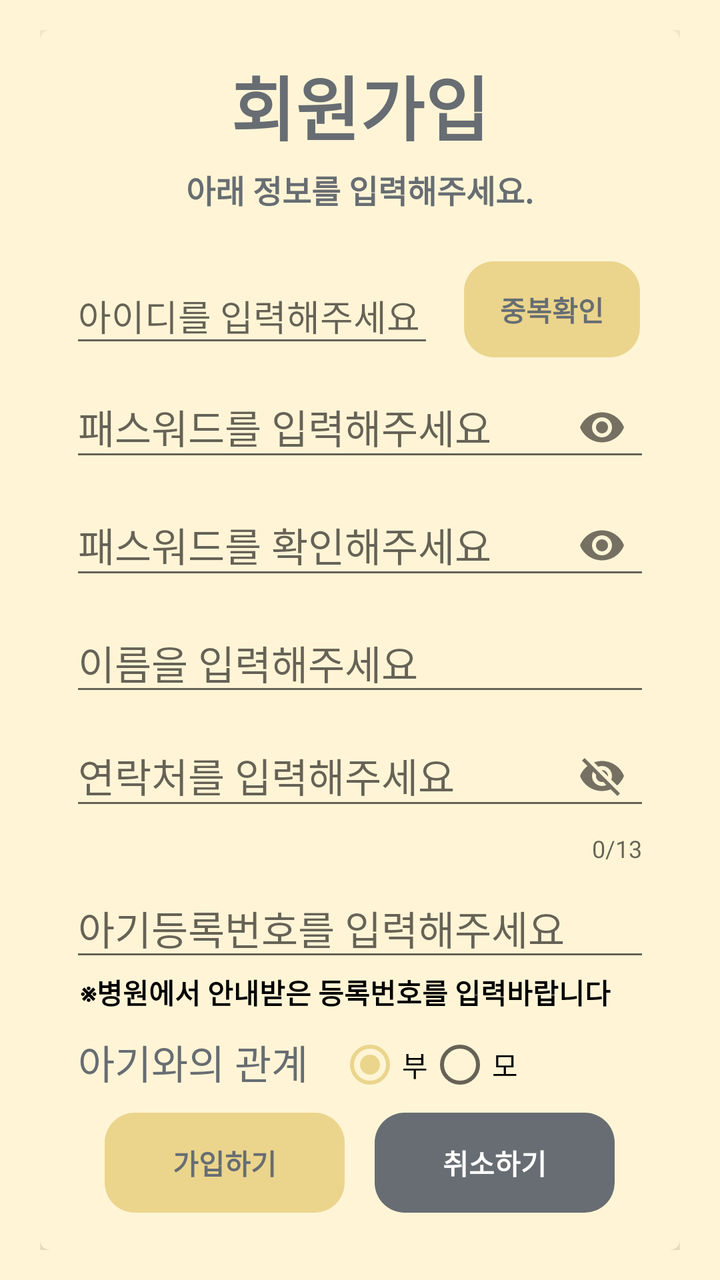
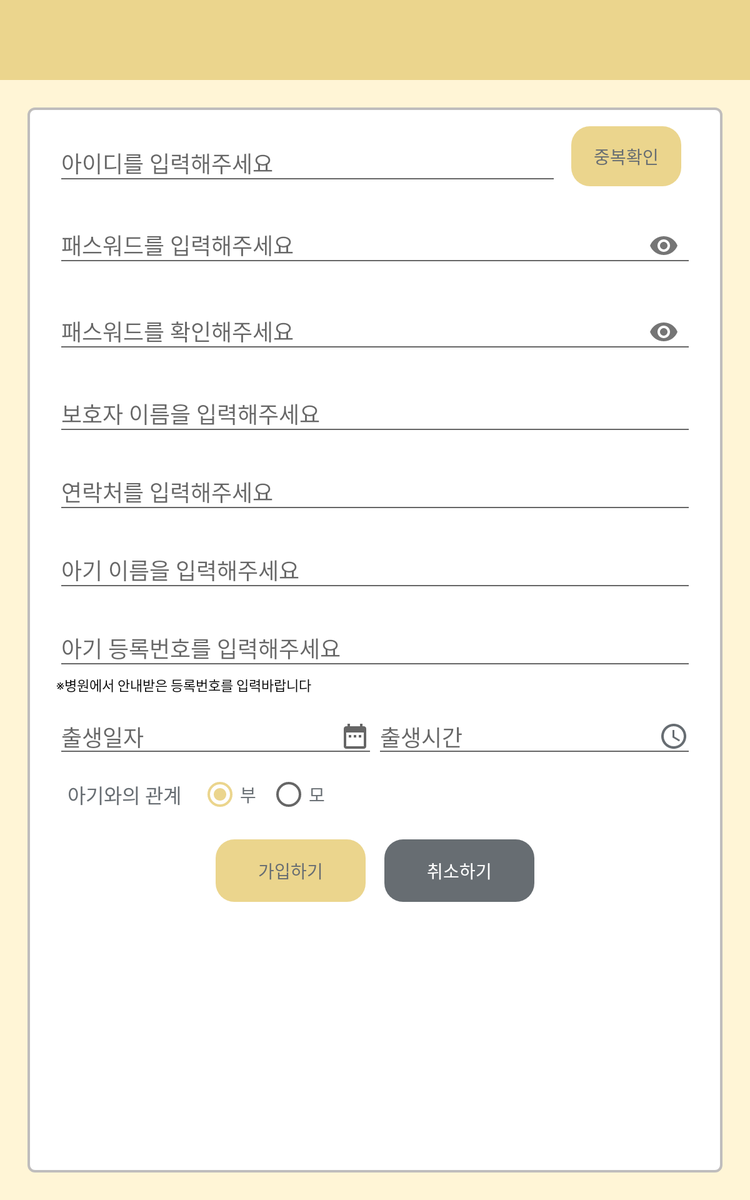

The same Android screen from two of the app's own layout files: first res/layout/ as a phone draws it, then the repository's variant for another configuration, drawn on a device whose configuration selects that folder. Both files follow.
<!-- AndroidManifest.xml: application theme AppTheme -->
<!-- res/layout/activity_register.xml -->
<?xml version="1.0" encoding="utf-8"?>
<RelativeLayout xmlns:android="http://schemas.android.com/apk/res/android"
    xmlns:app="http://schemas.android.com/apk/res-auto"
    xmlns:tools="http://schemas.android.com/tools"
    android:layout_width="match_parent"
    android:layout_height="match_parent"
    android:background="@color/mainColor"
    tools:context=".RegisterActivity">


    <LinearLayout
        android:layout_width="match_parent"
        android:layout_height="match_parent"
        android:layout_marginTop="15dp"
        android:layout_marginLeft="20dp"
        android:layout_marginRight="20dp"
        android:layout_marginBottom="15dp"
        android:orientation="vertical">


        <androidx.cardview.widget.CardView
            android:id="@+id/card_view1"
            android:layout_width="match_parent"
            app:cardBackgroundColor="@color/mainColor"
            android:layout_height="0dp"
            android:layout_weight="1"
            app:cardCornerRadius="5dp"
            app:cardElevation="10dp"
            tools:ignore="MissingConstraints">

            <LinearLayout
                android:layout_width="match_parent"
                android:layout_height="match_parent"
                android:orientation="vertical">

                <TextView
                    android:layout_width="wrap_content"
                    android:layout_height="wrap_content"
                    android:layout_gravity="center"
                    android:layout_marginTop="12dp"
                    android:text="회원가입"
                    android:textColor="@color/mainTextColor"
                    android:textSize="35dp"
                    android:textStyle="bold" />

                <TextView
                    android:layout_width="wrap_content"
                    android:layout_height="wrap_content"
                    android:layout_gravity="center"
                    android:layout_marginTop="5dp"
                    android:text="아래 정보를 입력해주세요."
                    android:textColor="@color/mainTextColor"
                    android:textSize="16dp"
                    android:textStyle="bold" />


                <LinearLayout
                    android:layout_width="match_parent"
                    android:layout_height="wrap_content"
                    android:layout_gravity="center"
                    android:layout_marginTop="20dp"
                    android:orientation="horizontal">

                    <com.google.android.material.textfield.TextInputLayout
                        android:layout_width="0dp"
                        android:layout_height="wrap_content"
                        android:layout_marginLeft="15dp"
                        android:layout_marginRight="15dp"

                        android:layout_weight="1">
                        <com.google.android.material.textfield.TextInputEditText
                            android:id="@+id/userIdEdit"
                            android:layout_width="match_parent"
                            android:layout_height="wrap_content"
                            android:textColorHint="@color/mainTextColor"
                            android:hint="아이디를 입력해주세요"/>


                    </com.google.android.material.textfield.TextInputLayout>


                    <Button
                        android:id="@+id/valiBtn"
                        android:layout_width="wrap_content"
                        android:layout_height="wrap_content"
                        android:layout_gravity="bottom"
                        android:layout_marginEnd="20dp"
                        android:onClick="onClick"
                        android:text="중복확인"
                        android:background="@drawable/ripple_ok_btn"
                        android:textColor="@color/mainTextColor"
                        android:textStyle="bold"
                        android:layout_marginRight="20dp" />

                </LinearLayout>

                <com.google.android.material.textfield.TextInputLayout
                    android:layout_width="match_parent"
                    android:layout_height="wrap_content"
                    android:layout_marginLeft="15dp"
                    android:layout_marginRight="15dp"
                    app:passwordToggleEnabled="true"
                    >
                <com.google.android.material.textfield.TextInputEditText
                    android:id="@+id/passwordEdit"
                    android:layout_width="match_parent"
                    android:layout_height="wrap_content"
                    android:hint="패스워드를 입력해주세요"
                    android:textSize="20sp"
                    android:inputType="textPassword"
                    android:layout_marginTop="10dp"/>
                </com.google.android.material.textfield.TextInputLayout>

                <com.google.android.material.textfield.TextInputLayout
                    android:layout_width="match_parent"
                    android:layout_height="wrap_content"
                    android:layout_marginLeft="15dp"
                    android:layout_marginRight="15dp"
                    app:passwordToggleEnabled="true"
                    >
                    <com.google.android.material.textfield.TextInputEditText
                        android:id="@+id/password2Edit"
                        android:layout_width="match_parent"
                        android:layout_height="wrap_content"
                        android:hint="패스워드를 확인해주세요"
                        android:textSize="20sp"
                        android:inputType="textPassword"
                        android:layout_marginTop="10dp"/>
                </com.google.android.material.textfield.TextInputLayout>

                <EditText
                    android:id="@+id/nameEdit"
                    android:layout_width="match_parent"
                    android:layout_height="wrap_content"
                    android:layout_marginLeft="15dp"
                    android:layout_marginTop="10dp"
                    android:layout_marginRight="15dp"
                    android:hint="이름을 입력해주세요"
                    android:inputType="text"
                    android:textSize="20sp" />

                <com.google.android.material.textfield.TextInputLayout
                    android:layout_width="match_parent"
                    android:layout_height="wrap_content"
                    android:layout_marginLeft="15dp"
                    android:layout_marginRight="15dp"
                    app:counterEnabled="true"
                    app:counterMaxLength="13"
                    app:passwordToggleEnabled="true"
                    >
                    <com.google.android.material.textfield.TextInputEditText
                        android:id="@+id/phoneEdit"
                        android:layout_width="match_parent"
                        android:layout_height="wrap_content"
                        android:hint="연락처를 입력해주세요"
                        android:maxLength="13"
                        android:textSize="20sp"
                        android:inputType="phone"
                        android:layout_marginTop="10dp"/>
                </com.google.android.material.textfield.TextInputLayout>

                <EditText
                    android:id="@+id/babyNumEdit"
                    android:layout_width="match_parent"
                    android:layout_height="wrap_content"
                    android:layout_marginLeft="15dp"
                    android:layout_marginTop="7dp"
                    android:layout_marginRight="15dp"
                    android:hint="아기등록번호를 입력해주세요"
                    android:inputType="number"
                    android:maxLength="13"
                    android:textSize="20sp" />
                <TextView
                    android:layout_width="wrap_content"
                    android:layout_height="wrap_content"
                    android:text="※병원에서 안내받은 등록번호를 입력바랍니다"
                    android:layout_marginStart="20dp"
                    android:textColor="@color/blackColor"
                    android:textStyle="bold"
                    android:layout_marginLeft="20dp" />

                <LinearLayout
                    android:layout_width="match_parent"
                    android:layout_height="wrap_content"
                    android:layout_marginTop="10dp"
                    android:orientation="horizontal">

                    <TextView
                        android:layout_width="wrap_content"
                        android:layout_height="wrap_content"
                        android:text="아기와의 관계"
                        android:textSize="20sp"
                        android:textColor="@color/mainTextColor"
                        android:paddingLeft="4dp"
                        android:layout_marginLeft="15dp"
                        android:layout_marginRight="15dp"/>

                    <RadioGroup
                        android:id="@+id/babyRelationRadioGroup"
                        android:layout_width="wrap_content"
                        android:layout_height="wrap_content"
                        android:orientation="horizontal">

                    <RadioButton
                        android:id="@+id/dadRadio"
                        android:layout_width="wrap_content"
                        android:layout_height="wrap_content"
                        android:checked="true"
                        android:text="부" />

                    <RadioButton
                        android:id="@+id/momRadio"
                        android:layout_width="wrap_content"
                        android:layout_height="wrap_content"
                        android:text="모" />

                    </RadioGroup>

                </LinearLayout>

                <LinearLayout
                    android:layout_width="match_parent"
                    android:layout_height="wrap_content"
                    android:layout_gravity="center"
                    android:layout_marginTop="8dp"
                    android:gravity="center"
                    android:orientation="horizontal">

                    <Button
                        android:id="@+id/registerBtn"
                        android:text="가입하기"
                        android:background="@drawable/ripple_ok_btn"
                        android:textColor="@color/mainTextColor"
                        android:textStyle="bold"
                        android:layout_marginRight="20dp"
                        android:onClick="onClick"
                        android:layout_width="120dp"
                        android:layout_height="50dp"
                        android:layout_marginEnd="15dp" />

                    <Button
                        android:id="@+id/cancelBtn"
                        android:text="취소하기"
                        android:background="@drawable/ripple_cancel_btn"
                        android:textColor="@color/whiteColor"
                        android:onClick="onClick"
                        android:textStyle="bold"
                        android:layout_width="120dp"
                        android:layout_height="50dp"/>
                </LinearLayout>

           </LinearLayout>

        </androidx.cardview.widget.CardView>

    </LinearLayout>


</RelativeLayout>
<!-- resources referenced by this layout -->
<resources>
  <color name="blackColor">#000000</color>
  <color name="mainColor">#fff5d6</color>
  <color name="mainTextColor">#676d72</color>
  <color name="whiteColor">#ffffff</color>
  <!-- drawable ripple_cancel_btn (drawable) -->
  <?xml version="1.0" encoding="utf-8"?>
  <ripple xmlns:android="http://schemas.android.com/apk/res/android"
      xmlns:tools="http://schemas.android.com/tools"
      android:color="@color/colorAccent"
      tools:targetApi="lollipop"> 
  
  
      <item android:id="@android:id/mask">
          <shape android:shape="rectangle">
              <solid android:color="@color/colorAccent" />
              <corners android:radius="15dp" />
          </shape>
      </item>
  
      <item android:id="@android:id/background">
          <shape android:shape="rectangle">
              <gradient
                  android:angle="90"
                  android:endColor="@color/mainTextColor"
                  android:startColor="@color/mainTextColor"
                  android:type="linear" />
              <corners android:radius="100dp"/>
          </shape>
      </item>
  </ripple>
  <!-- drawable ripple_ok_btn (drawable) -->
  <?xml version="1.0" encoding="utf-8"?>
  <ripple xmlns:android="http://schemas.android.com/apk/res/android"
      xmlns:tools="http://schemas.android.com/tools"
      android:color="@color/colorAccent"
      tools:targetApi="lollipop"> 
  
  
      <item android:id="@android:id/mask">
          <shape android:shape="rectangle">
              <solid android:color="@color/colorAccent" />
              <corners android:radius="15dp" />
          </shape>
      </item>
  
      <item android:id="@android:id/background">
          <shape android:shape="rectangle">
              <gradient
                  android:angle="90"
                  android:endColor="@color/mainAccentColor"
                  android:startColor="@color/mainAccentColor"
                  android:type="linear" />
              <corners android:radius="15dp"/>
          </shape>
      </item>
  </ripple>
  <style name="AppTheme" parent="Theme.AppCompat.Light.NoActionBar">
          
          <item name="colorPrimary">@color/colorPrimary</item>
          <item name="colorPrimaryDark">@color/colorPrimaryDark</item>
          <item name="colorAccent">@color/colorAccent</item>
  
          <item name="android:textViewStyle">@style/TextViewStyle</item>
          <item name="android:buttonStyle">@style/ButtonStyle</item>
          <item name="android:editTextStyle">@style/EditTextStyle</item>
          <item name="android:radioButtonStyle">@style/RadioButtonStyle</item>
          <item name="android:checkboxStyle">@style/CheckboxStyle</item>
      </style>
  <color name="colorAccent">#ebd58d</color>
  <color name="mainAccentColor">#ebd58d</color>
  <color name="colorPrimary">#fff5d6</color>
  <color name="colorPrimaryDark">#ebd58d</color>
  <style name="TextViewStyle" parent="@android:style/Widget.DeviceDefault.TextView">
          <item name="android:fontFamily">@font/jalnan</item>
      </style>
  <style name="ButtonStyle" parent="@android:style/Widget.DeviceDefault.Button.Borderless">
          <item name="android:fontFamily">@font/jalnan</item>
      </style>
  <style name="EditTextStyle" parent="@android:style/Widget.DeviceDefault.EditText">
          <item name="android:fontFamily">@font/jalnan</item>
      </style>
  <style name="RadioButtonStyle" parent="@android:style/Widget.DeviceDefault.CompoundButton.RadioButton">
          <item name="android:fontFamily">@font/jalnan</item>
      </style>
  <style name="CheckboxStyle" parent="@android:style/Widget.DeviceDefault.CompoundButton.CheckBox">
          <item name="android:fontFamily">@font/jalnan</item>
      </style>
</resources>
<!-- res/layout-h740dp/activity_register.xml (the repository's variant of the layout above) -->
<!-- drawn on a 7-inch tablet held upright -->
<?xml version="1.0" encoding="utf-8"?>
<LinearLayout xmlns:android="http://schemas.android.com/apk/res/android"
    xmlns:app="http://schemas.android.com/apk/res-auto"
    xmlns:tools="http://schemas.android.com/tools"
    android:layout_width="match_parent"
    android:layout_height="match_parent"
    android:background="@color/mainColor"
    android:orientation="vertical"
    tools:context=".RegisterActivity">

    <include
        android:id="@+id/toolbarTab"
        layout="@layout/item_toolbar"
        android:layout_width="match_parent"
        android:layout_height="wrap_content" />


    <LinearLayout
        android:layout_width="match_parent"
        android:layout_height="match_parent"
        android:layout_margin="20dp"
        android:background="@drawable/border_edit"
        android:orientation="vertical"
        android:padding="15dp">


        <LinearLayout
            android:layout_width="match_parent"
            android:layout_height="wrap_content"
            android:gravity="center"
            android:orientation="horizontal">

            <com.google.android.material.textfield.TextInputLayout
                android:layout_width="0dp"
                android:layout_height="wrap_content"
                android:layout_marginLeft="10dp"
                android:layout_marginRight="10dp"
                android:layout_weight="1">

                <com.google.android.material.textfield.TextInputEditText
                    android:id="@+id/userIdEdit"
                    android:layout_width="match_parent"
                    android:layout_height="wrap_content"
                    android:inputType="text"
                    android:hint="아이디를 입력해주세요"
                    android:imeOptions="actionNext"
                    android:textColorHint="@color/mainTextColor" />
            </com.google.android.material.textfield.TextInputLayout>

            <Button
                android:id="@+id/valiBtn"
                android:layout_width="wrap_content"
                android:layout_height="wrap_content"
                android:layout_marginEnd="20dp"
                android:layout_marginRight="20dp"
                android:background="@drawable/ripple_ok_btn"
                android:onClick="onClick"
                android:text="중복확인"
                android:textColor="@color/mainTextColor" />

        </LinearLayout>

        <com.google.android.material.textfield.TextInputLayout
            android:layout_width="match_parent"
            android:layout_height="wrap_content"
            android:layout_marginLeft="10dp"
            android:layout_marginTop="10dp"
            android:layout_marginRight="10dp"
            app:passwordToggleEnabled="true">

            <com.google.android.material.textfield.TextInputEditText
                android:id="@+id/passwordEdit"
                android:layout_width="match_parent"
                android:layout_height="wrap_content"
                android:hint="패스워드를 입력해주세요"
                android:imeOptions="actionNext"
                android:inputType="textPassword" />
        </com.google.android.material.textfield.TextInputLayout>

        <com.google.android.material.textfield.TextInputLayout
            android:layout_width="match_parent"
            android:layout_height="wrap_content"
            android:layout_marginLeft="10dp"
            android:layout_marginTop="10dp"
            android:layout_marginRight="10dp"
            app:passwordToggleEnabled="true">

            <com.google.android.material.textfield.TextInputEditText
                android:id="@+id/password2Edit"
                android:layout_width="match_parent"
                android:layout_height="wrap_content"
                android:hint="패스워드를 확인해주세요"
                android:imeOptions="actionNext"
                android:inputType="textPassword" />
        </com.google.android.material.textfield.TextInputLayout>

        <com.google.android.material.textfield.TextInputLayout
            android:layout_width="match_parent"
            android:layout_height="wrap_content"
            android:layout_marginLeft="10dp"
            android:layout_marginTop="10dp"
            android:layout_marginRight="10dp">

            <com.google.android.material.textfield.TextInputEditText
                android:id="@+id/nameEdit"
                android:layout_width="match_parent"
                android:layout_height="wrap_content"
                android:hint="보호자 이름을 입력해주세요"
                android:imeOptions="actionNext"
                android:inputType="text" />
        </com.google.android.material.textfield.TextInputLayout>


        <com.google.android.material.textfield.TextInputLayout
            android:layout_width="match_parent"
            android:layout_height="wrap_content"
            android:layout_marginLeft="10dp"
            android:layout_marginTop="10dp"
            android:layout_marginRight="10dp">

            <com.google.android.material.textfield.TextInputEditText
                android:id="@+id/phoneEdit"
                android:layout_width="match_parent"
                android:layout_height="wrap_content"
                android:hint="연락처를 입력해주세요"
                android:imeOptions="actionNext"
                android:inputType="phone"
                android:maxLength="13" />
        </com.google.android.material.textfield.TextInputLayout>

        <com.google.android.material.textfield.TextInputLayout
            android:layout_width="match_parent"
            android:layout_height="wrap_content"
            android:layout_marginLeft="10dp"
            android:layout_marginTop="10dp"
            android:layout_marginRight="10dp">

            <com.google.android.material.textfield.TextInputEditText
                android:id="@+id/babyNameEdit"
                android:layout_width="match_parent"
                android:layout_height="wrap_content"
                android:hint="아기 이름을 입력해주세요"
                android:imeOptions="actionNext"
                android:inputType="text" />
        </com.google.android.material.textfield.TextInputLayout>

        <com.google.android.material.textfield.TextInputLayout
            android:layout_width="match_parent"
            android:layout_height="wrap_content"
            android:layout_marginLeft="10dp"
            android:layout_marginTop="10dp"
            android:layout_marginRight="10dp">

            <com.google.android.material.textfield.TextInputEditText
                android:id="@+id/babyNumEdit"
                android:layout_width="match_parent"
                android:layout_height="wrap_content"
                android:hint="아기 등록번호를 입력해주세요"
                android:imeOptions="actionNext"
                android:inputType="number"
                android:maxLength="13" />
        </com.google.android.material.textfield.TextInputLayout>

        <TextView
            android:layout_width="wrap_content"
            android:layout_height="wrap_content"
            android:layout_marginStart="10dp"
            android:layout_marginLeft="10dp"
            android:text="※병원에서 안내받은 등록번호를 입력바랍니다"
            android:textColor="@color/blackColor"
            android:textSize="11sp" />


        <LinearLayout
            android:layout_width="match_parent"
            android:layout_height="wrap_content"
            android:layout_marginLeft="10dp"
            android:layout_marginTop="10dp"
            android:layout_marginRight="10dp"
            android:orientation="horizontal"
            android:weightSum="2">

            <EditText
                android:id="@+id/babyBirthDate"
                android:layout_width="0dp"
                android:layout_height="wrap_content"
                android:layout_weight="1"
                android:drawableRight="@drawable/ic_baseline_date_range_24"
                android:imeOptions="actionNext"
                android:hint="출생일자" />

            <EditText
                android:id="@+id/babyBirthTime"
                android:layout_width="0dp"
                android:layout_height="wrap_content"
                android:layout_weight="1"
                android:drawableRight="@drawable/ic_baseline_access_time_24"
                android:imeOptions="actionDone"
                android:hint="출생시간" />
        </LinearLayout>


        <LinearLayout
            android:layout_width="match_parent"
            android:layout_height="wrap_content"
            android:layout_marginTop="10dp"
            android:gravity="center_vertical"
            android:orientation="horizontal">

            <TextView
                android:layout_width="wrap_content"
                android:layout_height="wrap_content"
                android:layout_marginLeft="15dp"
                android:layout_marginRight="15dp"
                android:paddingLeft="4dp"
                android:text="아기와의 관계"
                android:textColor="@color/mainTextColor"
                android:textSize="16sp" />

            <RadioGroup
                android:id="@+id/babyRelationRadioGroup"
                android:layout_width="wrap_content"
                android:layout_height="wrap_content"
                android:orientation="horizontal">

                <RadioButton
                    android:id="@+id/dadRadio"
                    android:layout_width="wrap_content"
                    android:layout_height="wrap_content"
                    android:checked="true"
                    android:text="부"
                    android:textColor="@color/mainTextColor" />

                <RadioButton
                    android:id="@+id/momRadio"
                    android:layout_width="wrap_content"
                    android:layout_height="wrap_content"
                    android:layout_marginStart="10dp"
                    android:layout_marginLeft="10dp"
                    android:text="모"
                    android:textColor="@color/mainTextColor" />

            </RadioGroup>

        </LinearLayout>

        <LinearLayout
            android:layout_width="match_parent"
            android:layout_height="wrap_content"
            android:layout_gravity="center"
            android:layout_marginTop="20dp"
            android:gravity="center"
            android:orientation="horizontal">

            <Button
                android:id="@+id/registerBtn"
                android:layout_width="120dp"
                android:layout_height="50dp"
                android:layout_marginEnd="15dp"
                android:layout_marginRight="20dp"
                android:background="@drawable/ripple_ok_btn"
                android:onClick="onClick"
                android:text="가입하기"
                android:textColor="@color/mainTextColor" />

            <Button
                android:id="@+id/cancelBtn"
                android:layout_width="120dp"
                android:layout_height="50dp"
                android:background="@drawable/ripple_cancel_btn"
                android:onClick="onClick"
                android:text="취소하기"
                android:textColor="@color/whiteColor" />
        </LinearLayout>

    </LinearLayout>


</LinearLayout>
<!-- res/layout/item_toolbar.xml (included above) -->
<?xml version="1.0" encoding="utf-8"?>
<com.google.android.material.appbar.AppBarLayout xmlns:android="http://schemas.android.com/apk/res/android"
    xmlns:app="http://schemas.android.com/apk/res-auto"
    xmlns:tools="http://schemas.android.com/tools"
    android:layout_width="match_parent"
    android:layout_height="wrap_content"
    android:theme="@style/AppTheme"
    tools:ignore="MissingConstraints">

    <androidx.appcompat.widget.Toolbar
        android:id="@+id/toolbar"
        android:layout_width="match_parent"
        android:layout_height="?attr/actionBarSize"
        android:background="@color/mainAccentColor"
        app:popupTheme="@style/AppTheme.PopupOverlay">

    </androidx.appcompat.widget.Toolbar>


</com.google.android.material.appbar.AppBarLayout>
<!-- resources referenced by the variant -->
<!-- as a 7-inch tablet held upright resolves them -->
<resources>
  <color name="blackColor">#000000</color>
  <color name="mainAccentColor">#ebd58d</color>
  <color name="mainColor">#fff5d6</color>
  <color name="mainTextColor">#676d72</color>
  <color name="whiteColor">#ffffff</color>
  <!-- drawable border_edit (drawable) -->
  <?xml version="1.0" encoding="utf-8"?>
  <layer-list xmlns:android="http://schemas.android.com/apk/res/android"
      xmlns:tools="http://schemas.android.com/tools">
      <item
          android:bottom="2dp"
          android:end="2dp"
          android:start="2dp"
          android:top="2dp"
  
          tools:targetApi="m">
  
          <shape android:shape="rectangle">
              <corners android:radius="5dp"/>
              <stroke
                  android:width="2dp"
                  android:color="#F7BDBBBB" />
              <solid android:color="@color/whiteColor" />
  
          </shape>
  
  
      </item>
  
  
  </layer-list>
  <!-- drawable ic_baseline_access_time_24 (drawable) -->
  <vector xmlns:android="http://schemas.android.com/apk/res/android"
      android:width="24dp"
      android:height="24dp"
      android:viewportWidth="24"
      android:viewportHeight="24"
      android:tint="@color/mainTextColor">
    <path
        android:fillColor="@android:color/white"
        android:pathData="M11.99,2C6.47,2 2,6.48 2,12s4.47,10 9.99,10C17.52,22 22,17.52 22,12S17.52,2 11.99,2zM12,20c-4.42,0 -8,-3.58 -8,-8s3.58,-8 8,-8 8,3.58 8,8 -3.58,8 -8,8z"/>
    <path
        android:fillColor="@android:color/white"
        android:pathData="M12.5,7H11v6l5.25,3.15 0.75,-1.23 -4.5,-2.67z"/>
  </vector>
  <!-- drawable ic_baseline_date_range_24 (drawable) -->
  <vector xmlns:android="http://schemas.android.com/apk/res/android"
      android:width="24dp"
      android:height="24dp"
      android:viewportWidth="24"
      android:viewportHeight="24"
      android:tint="?attr/colorControlNormal">
    <path
        android:fillColor="@color/mainTextColor"
        android:pathData="M9,11L7,11v2h2v-2zM13,11h-2v2h2v-2zM17,11h-2v2h2v-2zM19,4h-1L18,2h-2v2L8,4L8,2L6,2v2L5,4c-1.11,0 -1.99,0.9 -1.99,2L3,20c0,1.1 0.89,2 2,2h14c1.1,0 2,-0.9 2,-2L21,6c0,-1.1 -0.9,-2 -2,-2zM19,20L5,20L5,9h14v11z"/>
  </vector>
  <style name="AppTheme" parent="Theme.AppCompat.Light.NoActionBar">
          
          <item name="colorPrimary">@color/colorPrimary</item>
          <item name="colorPrimaryDark">@color/colorPrimaryDark</item>
          <item name="colorAccent">@color/colorAccent</item>
  
          <item name="android:textViewStyle">@style/TextViewStyle</item>
          <item name="android:buttonStyle">@style/ButtonStyle</item>
          <item name="android:editTextStyle">@style/EditTextStyle</item>
          <item name="android:radioButtonStyle">@style/RadioButtonStyle</item>
          <item name="android:checkboxStyle">@style/CheckboxStyle</item>
      </style>
  <color name="colorAccent">#ebd58d</color>
  <color name="colorPrimary">#fff5d6</color>
  <color name="colorPrimaryDark">#ebd58d</color>
  <style name="TextViewStyle" parent="@android:style/Widget.DeviceDefault.TextView">
          <item name="android:fontFamily">@font/jalnan</item>
      </style>
  <style name="ButtonStyle" parent="@android:style/Widget.DeviceDefault.Button.Borderless">
          <item name="android:fontFamily">@font/jalnan</item>
      </style>
  <style name="EditTextStyle" parent="@android:style/Widget.DeviceDefault.EditText">
          <item name="android:fontFamily">@font/jalnan</item>
      </style>
  <style name="RadioButtonStyle" parent="@android:style/Widget.DeviceDefault.CompoundButton.RadioButton">
          <item name="android:fontFamily">@font/jalnan</item>
      </style>
  <style name="CheckboxStyle" parent="@android:style/Widget.DeviceDefault.CompoundButton.CheckBox">
          <item name="android:fontFamily">@font/jalnan</item>
      </style>
</resources>
